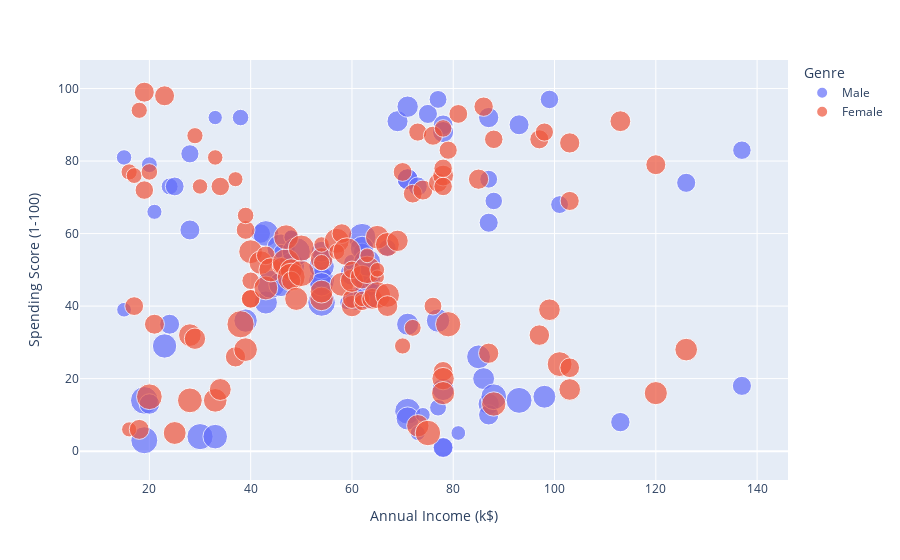

The code cell stored with this chart in its notebook:
### Markdown cell above
**Relationship between income and spending**

### Code cell
px.scatter(df, x = 'Annual Income (k$)' , y='Spending Score (1-100)' , size='Age' , color='Genre')

### Figure 1 — Plotly figure (JSON) as saved in the notebook; plotly's stock layout.template omitted (floating-point values rounded to 4 significant figures)
{"data": [{"hovertemplate": "Genre=Male<br>Annual Income (k$)=%{x}<br>Spending Score (1-100)=%{y}<br>Age=%{marker.size}<extra></extra>", "legendgroup": "Male", "marker": {"color": "#636efa", "size": [19, 21, 64, 67, 37, 22, 20, 52, 35, 25, 31, 29, 35, 60, 53, 18, 24, 48, 33, 59, 47, 69, 53, 70, 19, 63, 18, 19, 70, 59, 26, 40, 57, 38, 67, 48, 18, 48, 24, 48, 20, 67, 26, 49, 54, 68, 66, 65, 19, 27, 39, 43, 40, 59, 38, 47, 39, 20, 32, 19, 32, 25, 28, 48, 34, 43, 39, 37, 34, 19, 50, 42, 32, 40, 28, 36, 36, 58, 27, 59, 35, 46, 30, 28, 33, 32, 32, 30], "sizemode": "area", "sizeref": 0.175, "symbol": "circle"}, "mode": "markers", "name": "Male", "orientation": "v", "showlegend": true, "type": "scatter", "x": [15, 15, 19, 19, 20, 20, 21, 23, 24, 24, 25, 28, 28, 30, 33, 33, 38, 39, 42, 43, 43, 44, 46, 46, 46, 48, 48, 48, 49, 54, 54, 54, 54, 54, 54, 54, 59, 60, 60, 61, 61, 62, 62, 62, 63, 63, 63, 63, 64, 67, 69, 71, 71, 71, 71, 71, 71, 73, 73, 74, 75, 77, 77, 77, 78, 78, 78, 78, 78, 81, 85, 86, 87, 87, 87, 87, 87, 88, 88, 93, 93, 98, 99, 101, 113, 126, 137, 137], "xaxis": "x", "y": [39, 81, 3, 14, 13, 79, 66, 29, 35, 73, 73, 82, 61, 4, 4, 92, 92, 36, 60, 60, 41, 46, 46, 56, 55, 51, 59, 59, 55, 47, 54, 48, 51, 55, 41, 46, 41, 49, 52, 42, 49, 59, 55, 56, 46, 43, 48, 52, 46, 56, 91, 35, 95, 11, 75, 9, 75, 5, 73, 10, 93, 12, 97, 36, 90, 17, 88, 1, 1, 5, 26, 20, 63, 13, 75, 10, 92, 15, 69, 14, 90, 15, 97, 68, 8, 74, 18, 83], "yaxis": "y"}, {"hovertemplate": "Genre=Female<br>Annual Income (k$)=%{x}<br>Spending Score (1-100)=%{y}<br>Age=%{marker.size}<extra></extra>", "legendgroup": "Female", "marker": {"color": "#EF553B", "size": [20, 23, 31, 22, 35, 23, 30, 35, 58, 24, 35, 35, 46, 54, 45, 40, 23, 21, 49, 21, 42, 30, 36, 20, 65, 31, 49, 24, 50, 27, 29, 31, 49, 31, 50, 51, 27, 67, 54, 43, 68, 32, 47, 60, 60, 45, 23, 49, 46, 21, 55, 22, 34, 50, 68, 40, 32, 47, 27, 23, 49, 21, 66, 19, 38, 18, 19, 63, 49, 51, 50, 38, 40, 23, 31, 25, 31, 29, 44, 35, 57, 28, 32, 32, 34, 44, 38, 47, 27, 30, 30, 56, 29, 31, 36, 33, 36, 52, 30, 37, 32, 29, 41, 54, 41, 36, 34, 32, 38, 47, 35, 45], "sizemode": "area", "sizeref": 0.175, "symbol": "circle"}, "mode": "markers", "name": "Female", "orientation": "v", "showlegend": true, "type": "scatter", "x": [16, 16, 17, 17, 18, 18, 19, 19, 20, 20, 21, 23, 25, 28, 28, 29, 29, 30, 33, 33, 34, 34, 37, 37, 38, 39, 39, 39, 40, 40, 40, 40, 42, 43, 43, 44, 46, 47, 47, 48, 48, 48, 49, 50, 50, 54, 54, 54, 54, 54, 57, 57, 58, 58, 59, 60, 60, 60, 60, 62, 62, 62, 63, 63, 64, 65, 65, 65, 65, 67, 67, 67, 69, 70, 70, 72, 72, 73, 73, 74, 75, 76, 76, 77, 78, 78, 78, 78, 78, 78, 78, 79, 79, 81, 85, 86, 87, 88, 88, 97, 97, 98, 99, 101, 103, 103, 103, 103, 113, 120, 120, 126], "xaxis": "x", "y": [6, 77, 40, 76, 6, 94, 72, 99, 15, 77, 35, 98, 5, 14, 32, 31, 87, 73, 14, 81, 17, 73, 26, 75, 35, 61, 28, 65, 55, 47, 42, 42, 52, 54, 45, 50, 51, 52, 59, 50, 48, 47, 42, 49, 56, 53, 52, 42, 44, 57, 58, 55, 60, 46, 55, 40, 42, 47, 50, 41, 48, 42, 50, 54, 42, 48, 50, 43, 59, 43, 57, 40, 58, 29, 77, 34, 71, 88, 7, 72, 5, 40, 87, 74, 22, 20, 76, 16, 89, 78, 73, 35, 83, 93, 75, 95, 27, 13, 86, 32, 86, 88, 39, 24, 17, 85, 23, 69, 91, 16, 79, 28], "yaxis": "y"}], "layout": {"legend": {"itemsizing": "constant", "title": {"text": "Genre"}, "tracegroupgap": 0}, "margin": {"t": 60}, "xaxis": {"anchor": "y", "domain": [0, 1], "title": {"text": "Annual Income (k$)"}}, "yaxis": {"anchor": "x", "domain": [0, 1], "title": {"text": "Spending Score (1-100)"}}}}
